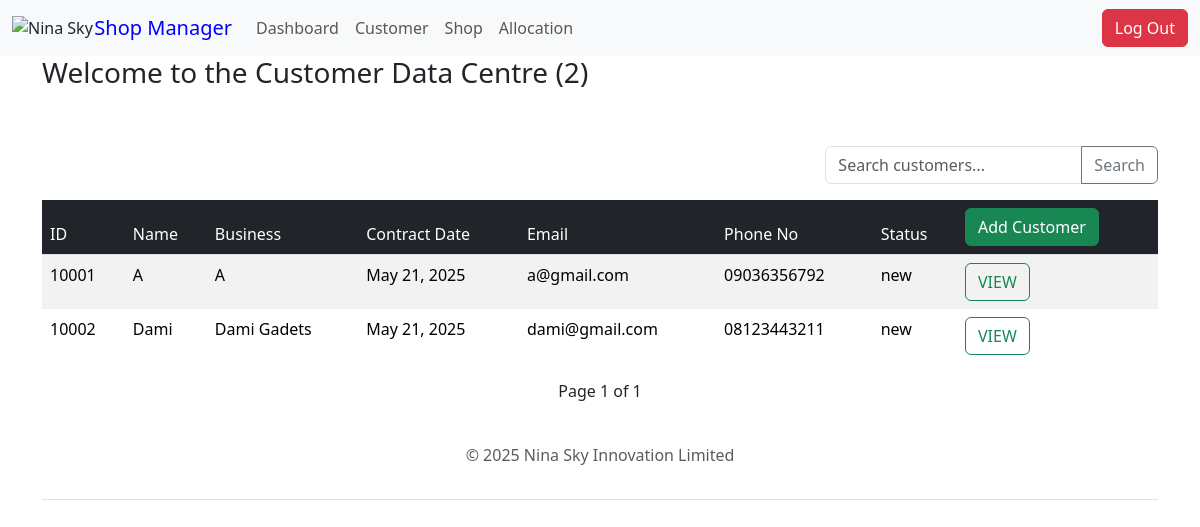
Screenshot of /customer/ (signed in) with the database file from the repository.
### customer/models.py (models this page shows, shortened)
class Customer(models.Model):
    NATURE = [
        ('Supermarket', 'Supermarket'),
        ('Bridal Wears', 'Bridal Wears'),
        ('Laundry', 'Laundry'),
        ('Pharmacy', 'Pharmacy'),
        ('Car Dealer', 'Car Dealer'),
        ('Courier/Dispatch', 'Courier/Dispatch'),
        ('Banking/Insurance', 'Banking/Insurance'),
        ('Barbing/Salon', 'Barbing/Salon'),
        ('Restaurant', 'Restaurant'),
        ('Legal Aid Services', 'Legal Aid Services'),
        ('Food and Drinks', 'Food and Drinks'),
        ('Makeup Artist', 'Makeup Artist'),
        ('Building', 'Building'),
        ('Tailoring', 'Tailoring'),
        ('Studio', 'Studio'),
        ('Beauty Salon', 'Beauty Salon'),
        ('Bakery', 'Bakery'),
        ('Wine Seller', 'Wine Seller'),
        ('Logistics', 'Logistics'),
        ('Clothing', 'Clothing'),
        ('Fabrics', 'Fabrics'),
        ('Oriflame Dealer', 'Oriflame Dealer'),
        ('Fruit Seller', 'Fruit Seller'),
        ('Communication', 'Communication'),
        ('Business Centre', 'Business Centre'),
        ('Bank', 'Bank'),
        ('Tv Repair', 'Tv Repair'),
        ('Hair Business', 'Hair Business'),
        ('Consultancy', 'Consultancy'),
        ('Skin Beauty Store', 'Skin Beauty Store'),
        ('Dispatch Office', 'Dispatch Office'),
        ('Atm Customization', 'Atm Customization'),
        ('Loan Business', 'Loan Business'),
        ('Children Wears', 'Children Wears'),
        ('Electrical/Electronics Store', 'Electrical/Electronics Store'),
        ('Home Wears Store', 'Home Wears Store'),
        ('Travel Agency', 'Travel Agency'),
        ('Photo Studio', 'Photo Studio'),
        ('Real Estate', 'Real Estate'),
        ('Law Firm', 'Law Firm'),
        ('Graphic Design and Branding', 'Graphic Design and Branding'),
        ('Perfumery', 'Perfumery'),
        ('NGO', 'NGO'),
        ('Branding Business', 'Branding Business'),
        ('Pastries & Cake', 'Pastries & Cakes'),
        ('Mtn Service Provider Business', 'Mtn Service Provider Business'),
        ('Cyber Cafe', 'Cyber Cafe'),
        ('Wood Floor Trader', 'Wood Floor Trader'),
        ("Others", "Others")
    ]
    STATUS = [
        ('new', 'New'),
        ('renewal', 'Renewal'),
        ('exited', 'Exited'),
    ]
    REVIWED_CHOICES = [
        ('Is Reviewed', 'Is Reviewed'),
        ('Not Reviewed', 'Not Reviewed')
    ]
    STATES = [
    ("Abia", "Abia"),
    ("Abuja", "Abuja"),
    ("Adamawa", "Adamawa"),
    ("Akwa Ibom", "Akwa Ibom"),
    ("Anambra", "Anambra"),
    ("Bauchi", "Bauchi"),
    ("Bayelsa", "Bayelsa"),
    ("Benue", "Benue"),
    ("Borno", "Borno"),
    ("Cross River", "Cross River"),
    ("Delta", "Delta"),
    ("Ebonyi", "Ebonyi"),
    ("Edo", "Edo"),
    ("Ekiti", "Ekiti"),
    ("Enugu", "Enugu"),
    ("Gombe", "Gombe"),
    ("Imo", "Imo"),
    ("Jigawa", "Jigawa"),
    ("Jos", "Jos"),
    ("Kaduna", "Kaduna"),
    ("Kano", "Kano"),
    ("Katsina", "Katsina"),
    ("Kebbi", "Kebbi"),
    ("Kogi", "Kogi"),
    ("Kwara", "Kwara"),
    ("Lagos", "Lagos"),
    ("Nasarawa", "Nasarawa"),
    ("Niger", "Niger"),
    ("Ogun", "Ogun"),
    ("Ondo", "Ondo"),
    ("Osun", "Osun"),
    ("Oyo", "Oyo"),
    ("Plateau", "Plateau"),
    ("Rivers", "Rivers"),
    ("Sokoto", "Sokoto"),
    ("Taraba", "Taraba"),
    ("Yobe", "Yobe"),
    ("Zamfara", "Zamfara"),
    ("Others", "Others")
]
    TITLE_CHOICES = [
        ("Mr", "Mr"),
        ("Mrs", "Mrs"),
        ('Miss', 'Miss'),
        ("Engr.", "Engr."),
        ("Dr.", "Dr."),
        ("Miss", "Miss"),
    ]
    no = models.CharField(max_length=5, unique=True)
    title = models.CharField(max_length=10, choices=TITLE_CHOICES, default="Mr")
    name = models.CharField(max_length=100)
    business = models.CharField(max_length=225)
    email = models.EmailField()
    phone = models.CharField(max_length=11)
    dob = models.DateField(default=None)
    address = models.CharField(max_length=225)
    state = models.CharField(max_length=225, choices=STATES)
    other_state = models.CharField(max_length=255, blank=True, null=True)
    occupation = models.CharField(max_length=50)
    nature = models.CharField(max_length=255, choices=NATURE, default="")
    status = models.CharField(max_length=10, choices=STATUS, default='')
    is_reviewed = models.BooleanField(default=True)
    date = models.DateField()
    outstanding_balance = models.IntegerField(blank=True, null=True)
    data_entry_officer_note = models.TextField(max_length=1000, blank=True, null=True)
    review_officer_note = models.TextField(max_length=1000, blank=True, null=True)
    approval_officer_note = models.TextField(max_length=1000, blank=True, null=True)
    approval =models.BooleanField(default=False)
    exitdate = models.DateField(blank=True, null=True)
    nextdue = models.DateField(blank=True, null=True)
    created_at = models.DateTimeField(auto_now_add=True)
    updated_at = models.DateTimeField(auto_now=True)
    class Meta:
          ordering = ["no"]

### customer/views.py (the view, shortened to what this page needs)
# urls.py: path('customer/', include('customer.urls')),
@login_required
def customer (request):
    count = Customer.objects.exclude(status='exited').count()
    search_query = request.GET.get('search', '')
    customer_list = Customer.objects.all().order_by('-created_at')
    paginator = Paginator(customer_list, 10)
    page_number = request.GET.get('page')
    page_obj = paginator.get_page(page_number)
    nature_counts = Counter(Customer.objects.values_list('nature', flat=True))
    labels = list(nature_counts.keys())
    data = list(nature_counts.values())
    return render(request, 'customer/customer.html', {
        'count': count,
        'page_obj': page_obj,
        'labels': labels,
        'data': data,
        'search_query': search_query
    })

### templates/customer/customer.html (shortened to what this page needs)
{% extends 'base.html' %} {% block title %} Nina Sky Portal | Customer Data {% endblock %}
{% block content %}
<div class="container">
    <div class="row">
        <h3>Welcome to the Customer Data Centre ({{count}})</h3>
    </div>
    <br>
    <br>
    <div class="row justify-content-center">
                <div class="col-md-12">
                        <form method="get" class="float-end">
                            <div class="input-group mb-3">
                                <input type="text"
                                    class="form-control"
                                    name="search"
                                    placeholder="Search customers..."
                                    value="{{ search_query|default:'' }}">
                                <button class="btn btn-outline-secondary" type="submit">
                                     Search
                                </button>
                            </div>
                        </form>
                    <table class="table table-hover  table-striped table-borderless">
                        <thead class="table-dark border-bottom">
                            <tr>
                                <td>ID</td>
                                <td>Name</td>
                                <td>Business </td>
                                <td>Contract Date</td>
                                <td>Email</td>
                                <td>Phone No</td>
                                 <td>Status</td>
                                <td>  <a href="form/" class="btn btn-success btn-md">Add Customer</a></td>
                            </tr>
                        </thead>
                        <tbody>
                            {% for customer in page_obj %}
                            <tr>
                            <td>{{customer.no}}</td>
                            <td>{{customer.name}}</td>
                            <td>{{customer.business}}</td>
                            <td>{{customer.date}}</td>
                            <td>{{customer.email}}</td>
                            <td>{{customer.phone}}</td>
                            <td>{{customer.status}}</td>
                            <td>
                             <a href="{% url 'customer_update' customer.id %}" class="btn btn-outline-success">
                             VIEW
                             </a>
                            </td>
                            </tr>
                            {% endfor %}
                        </tbody>
                        </table>
                        <div class="pagination justify-content-center">
                        <span class="step-links">
                        <span class="current">
                            Page {{ page_obj.number }} of {{ page_obj.paginator.num_pages }}
                        </span>
                        </span>
            </div>
                </div>
    </div>
</div>
{% endblock %}

### rows the page displays
Customer: no "10001", name "A", business "A", date "May 21, 2025", email "a@gmail.com", phone "09036356792", status "new"
Customer: no "10002", name "Dami", business "Dami Gadets", date "May 21, 2025", email "dami@gmail.com", phone "08123443211", status "new"

### other values shown
{{ count }} "2"
{{ page_obj.number }} "1"
{{ page_obj.paginator.num_pages }} "1"
